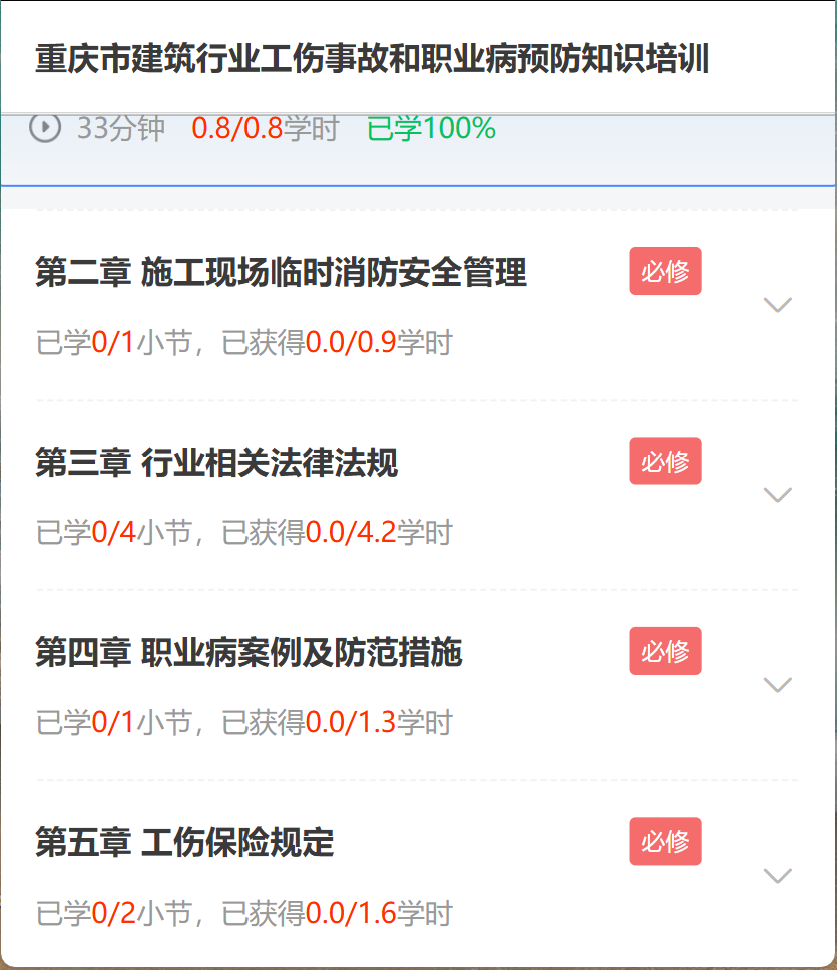
#> input picture lists.png, 837 x 970 px
$ python simple_image_viewer.py lists.png lists.png
#> lines starting #> are read from the running program, lines starting #| are printed output that depends on the picture; after the words box and inside, x2 and y2 are one past the last pixel; in counts of white or black regions, pixels touching at a corner belong together
#!/usr/bin/env python3
# -*- coding: utf-8 -*-
"""
简单图片查看器
显示图片并标注可点击区域
"""

import cv2
import numpy as np
from PIL import Image
import sys


def show_image_with_grid(image_path):
    """显示图片并添加网格"""
#> called with image_path = 'lists.png'
    # 读取图片
    img = cv2.imread(image_path)
#> img is the input picture: shape (970, 837, 3); mean B, G, R 239.4, 239.3, 241.6
    if img is None:
        print(f"无法读取图片: {image_path}")
        return

    height, width = img.shape[:2]
#> height = 970; width = 837
    print(f"图片尺寸: {width}x{height}")
#| 图片尺寸: 837x970

    # 创建副本用于绘制
    display = img.copy()

    # 添加网格
    grid_size = 50
    for y in range(0, height, grid_size):
        cv2.line(display, (0, y), (width, y), (200, 200, 200), 1)
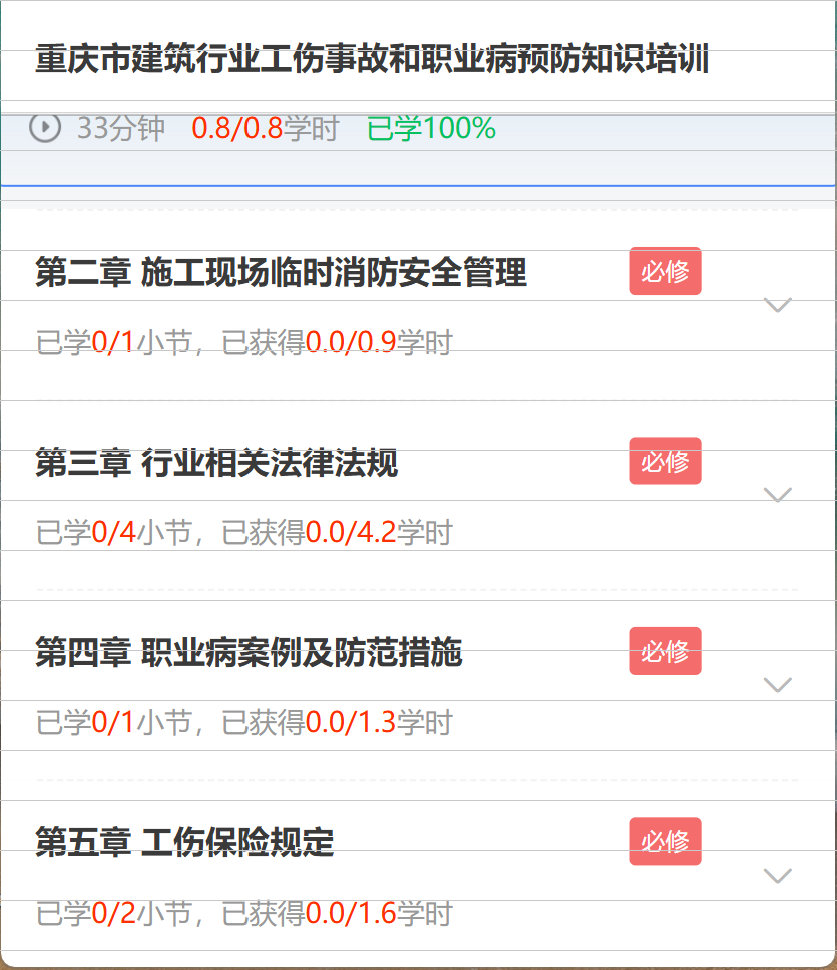
#> display: shape (970, 837, 3); 2.06% of pixels changed, all inside (x1, y1, x2, y2) = (0, 0, 837, 951)
    for x in range(0, width, grid_size):
        cv2.line(display, (x, 0), (x, height), (200, 200, 200), 1)
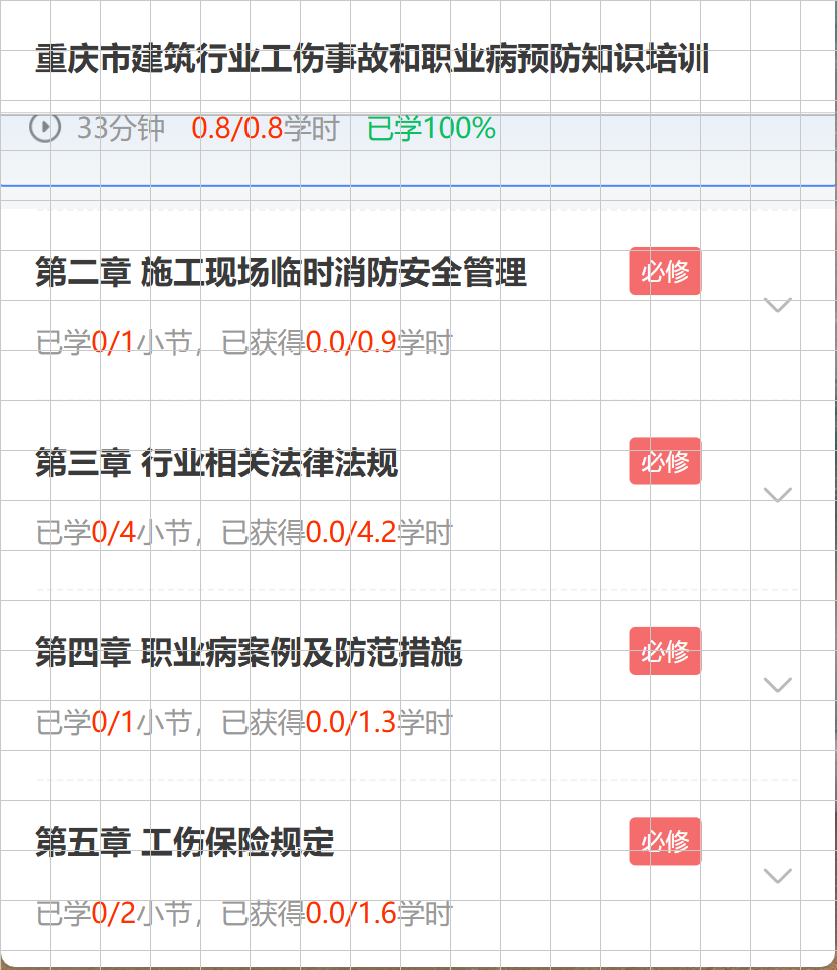
#> display: shape (970, 837, 3); 1.99% of pixels changed, all inside (x1, y1, x2, y2) = (0, 1, 801, 970)

    # 显示图片
    cv2.namedWindow('Image Viewer', cv2.WINDOW_NORMAL)
    cv2.imshow('Image Viewer', display)

    print("\n操作说明:")
    print("  - 鼠标点击可以查看坐标")
    print("  - 按 'q' 退出")
    print("  - 按 's' 保存标注后的图片")

    # [6 lines left out: function mouse_callback, not called in this run]

    cv2.setMouseCallback('Image Viewer', mouse_callback)

    key = cv2.waitKey(0)
#> (key Esc is pressed here)
    if key == ord('s'):
        output = 'annotated_' + image_path
        cv2.imwrite(output, display)
        print(f"已保存标注图片: {output}")

    cv2.destroyAllWindows()


# [50 lines left out: function analyze_image_structure, not called in this run]


if __name__ == '__main__':
    if len(sys.argv) < 2:
        print("用法:")
        print("  python simple_image_viewer.py <图片路径> [--analyze]")
        print("\n示例:")
        print("  python simple_image_viewer.py lists.png")
        print("  python simple_image_viewer.py lists.png --analyze")
        sys.exit(1)

    image_path = sys.argv[1]

    if len(sys.argv) > 2 and sys.argv[2] == '--analyze':
        analyze_image_structure(image_path)
    else:
        show_image_with_grid(image_path)

$ run again, with 4_menus_identified.png copied over lists.png
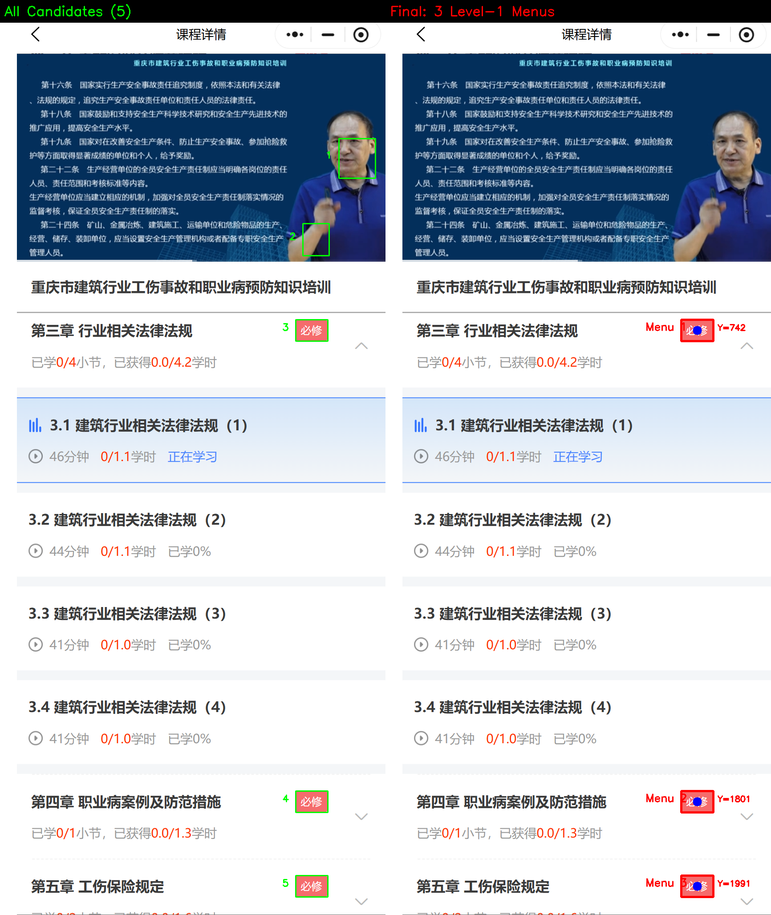
#> input picture 4_menus_identified.png, 771 x 915 px, shrunk from 1732 x 2056 before the run
#> in show_image_with_grid, img is the input picture: shape (915, 771, 3); mean B, G, R 206.8, 197.4, 189.8
#| 图片尺寸: 771x915
#> after the loop in show_image_with_grid, `for y in range(0, height, grid_size):`:
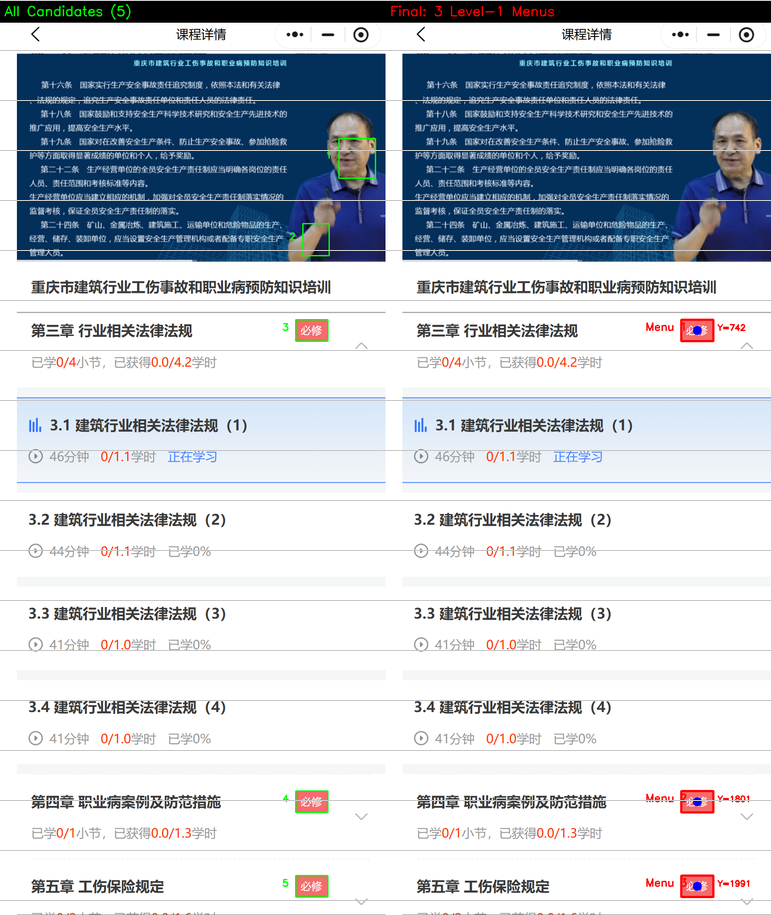
#> display: shape (915, 771, 3); 2.08% of pixels changed, all inside (x1, y1, x2, y2) = (0, 0, 771, 901)
#> after the loop in show_image_with_grid, `for x in range(0, width, grid_size):`:
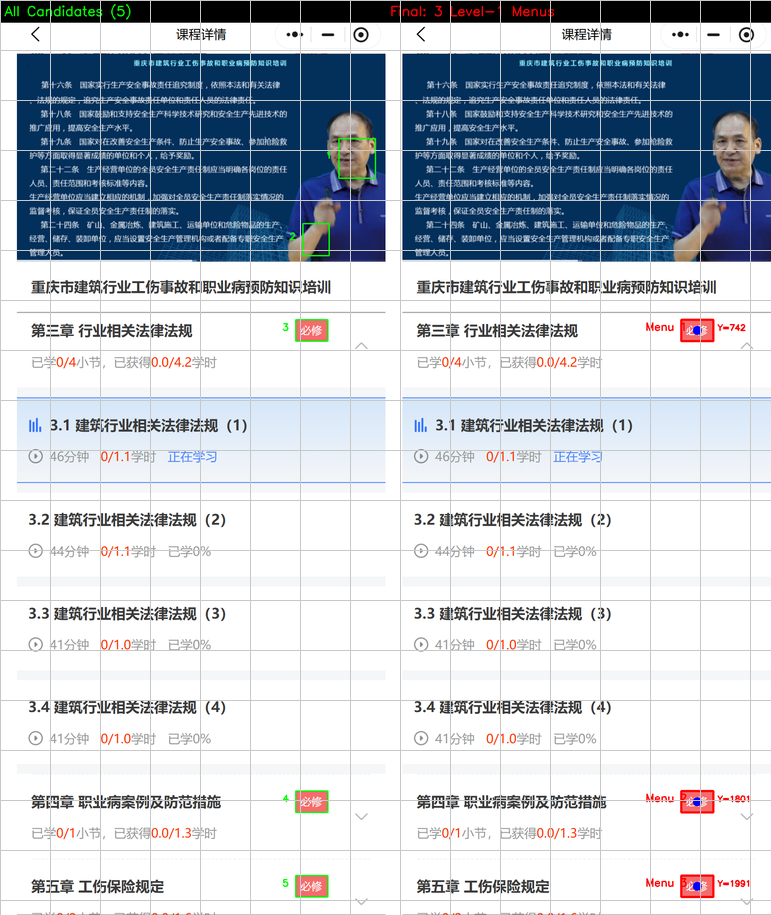
#> display: shape (915, 771, 3); 2.03% of pixels changed, all inside (x1, y1, x2, y2) = (0, 1, 751, 915)

$ run again, with all_4_level2_menus.png copied over lists.png
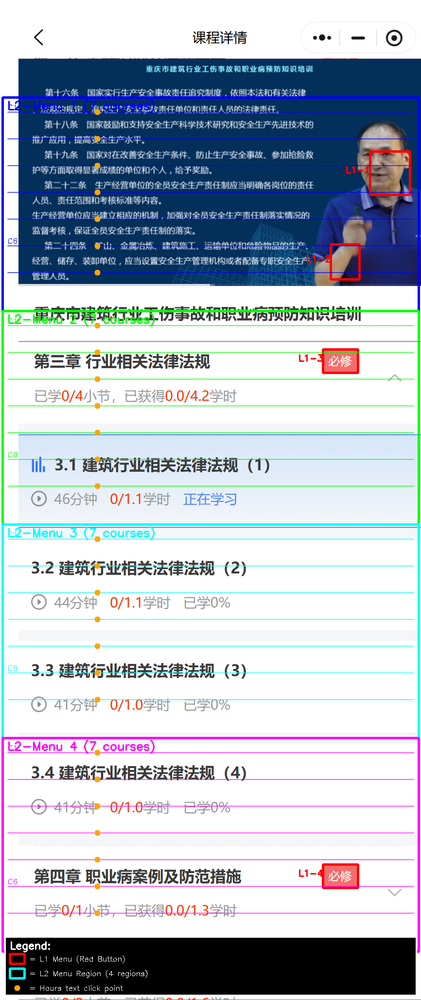
#> input picture all_4_level2_menus.png, 421 x 1000 px, shrunk from 866 x 2056 before the run
#> in show_image_with_grid, img is the input picture: shape (1000, 421, 3); mean B, G, R 198.9, 187.2, 178
#| 图片尺寸: 421x1000
#> after the loop in show_image_with_grid, `for y in range(0, height, grid_size):`:
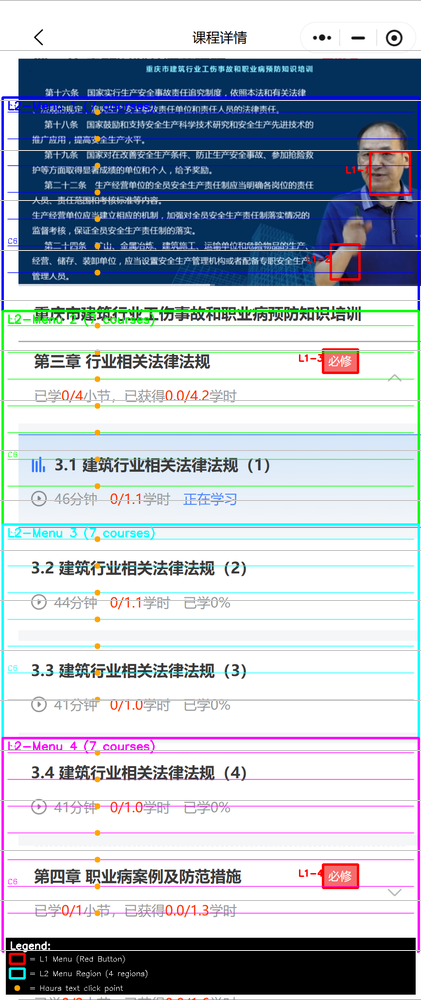
#> display: shape (1000, 421, 3); 2% of pixels changed, all inside (x1, y1, x2, y2) = (0, 0, 421, 951)
#> after the loop in show_image_with_grid, `for x in range(0, width, grid_size):`:
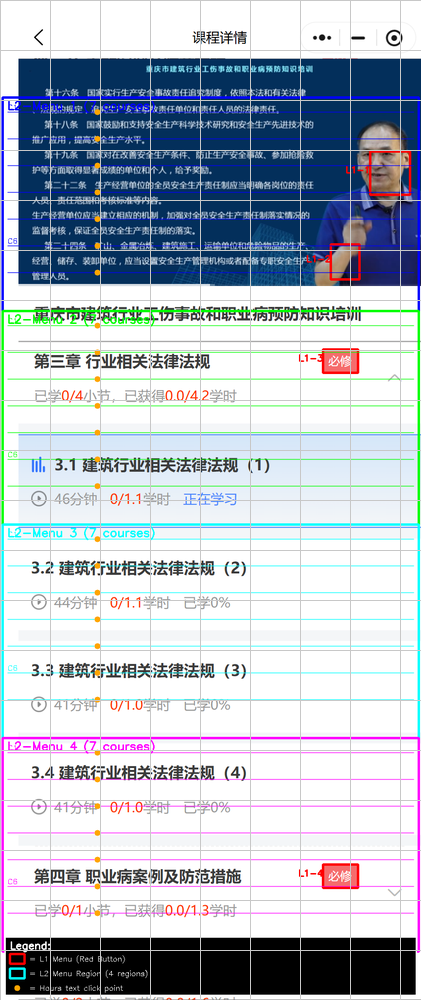
#> display: shape (1000, 421, 3); 2.1% of pixels changed, all inside (x1, y1, x2, y2) = (0, 1, 401, 1000)

$ run again, with all_5_candidates_comparison.png copied over lists.png
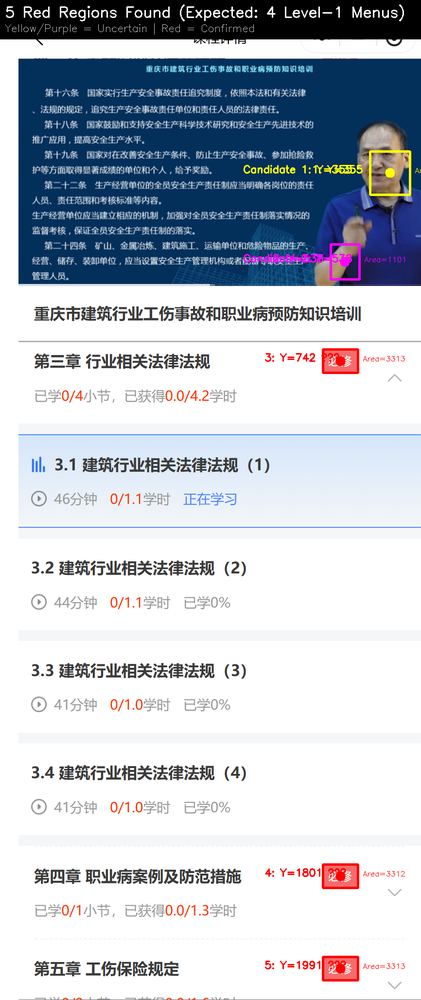
#> input picture all_5_candidates_comparison.png, 421 x 1000 px, shrunk from 866 x 2056 before the run
#> in show_image_with_grid, img is the input picture: shape (1000, 421, 3); mean B, G, R 204, 194.3, 188.2
#| 图片尺寸: 421x1000
#> after the loop in show_image_with_grid, `for y in range(0, height, grid_size):`:
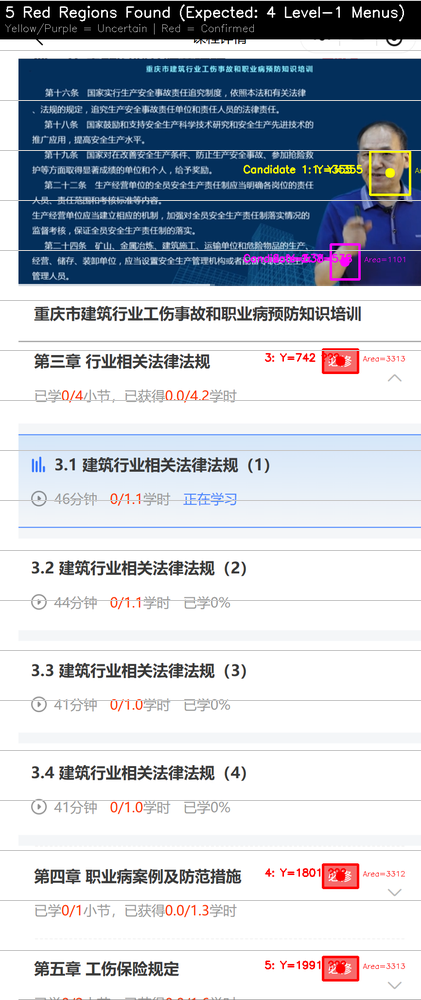
#> display: shape (1000, 421, 3); 2% of pixels changed, all inside (x1, y1, x2, y2) = (0, 0, 421, 951)
#> after the loop in show_image_with_grid, `for x in range(0, width, grid_size):`:
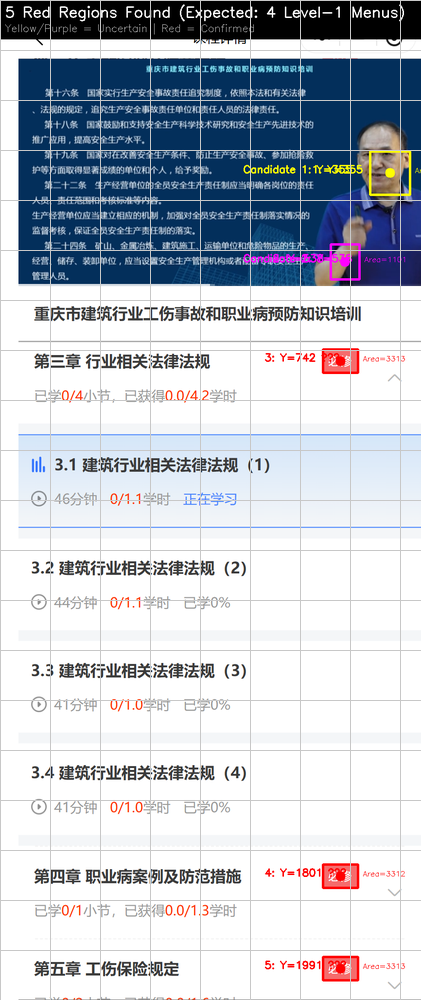
#> display: shape (1000, 421, 3); 2.1% of pixels changed, all inside (x1, y1, x2, y2) = (0, 1, 401, 1000)
